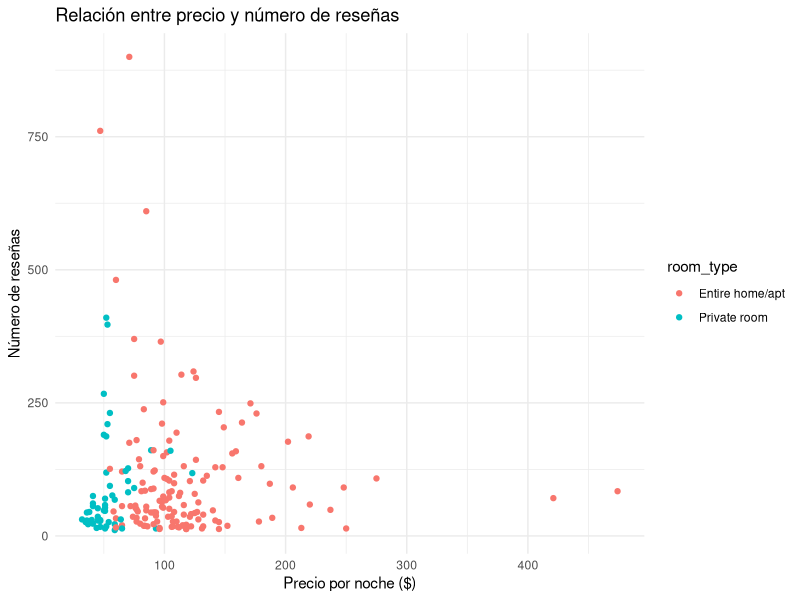
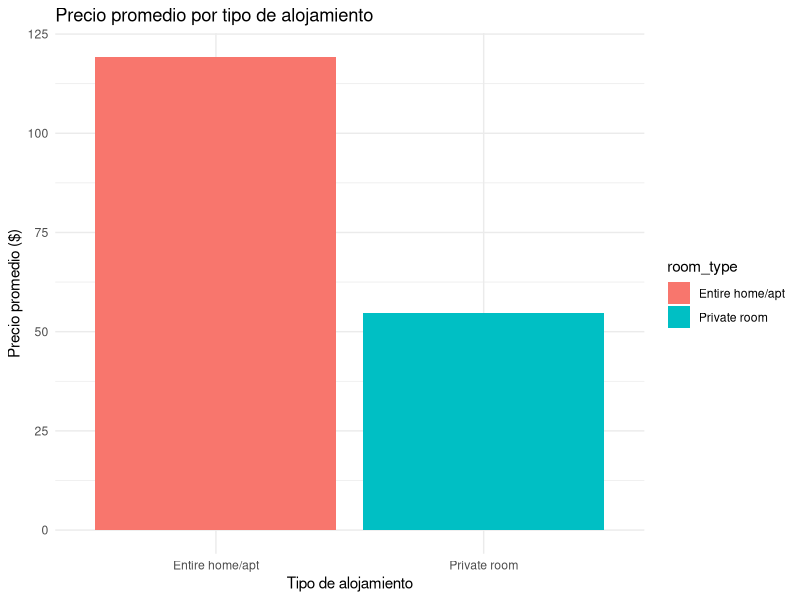
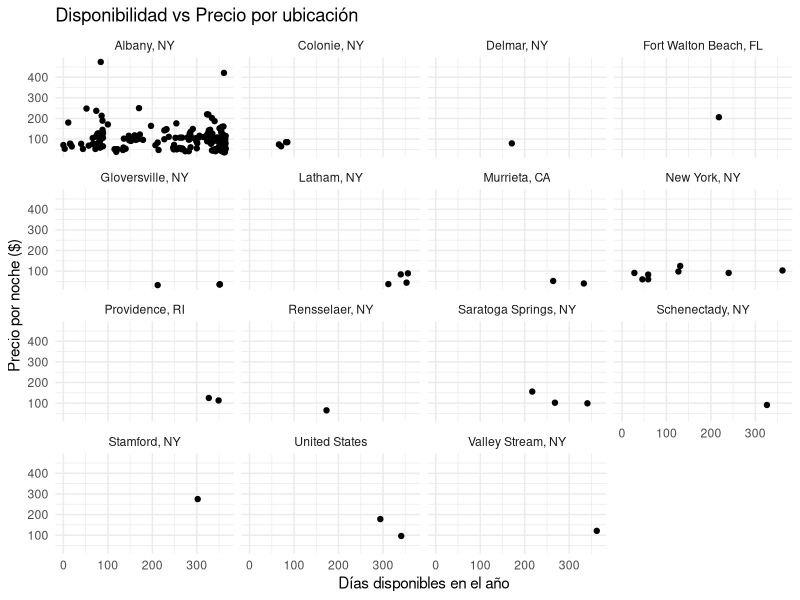

These figures' R source, in order:
## ---- chunk 1
library(tidyverse)
listings <- read_csv("listings.csv")
head(listings)
str(listings)

listings <- listings %>%
  mutate(price = as.numeric(gsub("[$,]", "", price))) %>%
  filter(number_of_reviews > 10, price < 500, !is.na(host_location)) %>%
  arrange(desc(availability_365)) %>%
  mutate(total_revenue = price * availability_365) %>%
  select(host_location, room_type, price, availability_365, total_revenue, number_of_reviews)


resumen_host <- listings %>%
  group_by(host_location) %>%
  summarize(
    avg_price = mean(price, na.rm = TRUE),
    total_listings = n(),
    avg_revenue = mean(total_revenue, na.rm = TRUE)
  )

disponibilidad_promedio <- listings %>%
  group_by(host_location, room_type) %>%
  summarize(avg_availability = mean(availability_365, na.rm = TRUE))


#3
ggplot(listings, aes(x = price, y = number_of_reviews, color = room_type)) +
  geom_point() +
  labs(title = "Relación entre precio y número de reseñas",
       x = "Precio por noche ($)", y = "Número de reseñas") +
  theme_minimal()

resumen_room_type <- listings %>%
  group_by(room_type) %>%
  summarize(avg_price = mean(price, na.rm = TRUE))

ggplot(resumen_room_type, aes(x = room_type, y = avg_price, fill = room_type)) +
  geom_col() +
  labs(title = "Precio promedio por tipo de alojamiento",
       x = "Tipo de alojamiento",
       y = "Precio promedio ($)") +
  theme_minimal()


ggplot(listings, aes(x = availability_365, y = price)) +
  geom_point() +
  facet_wrap(~host_location) +
  labs(title = "Disponibilidad vs Precio por ubicación",
       x = "Días disponibles en el año", y = "Precio por noche ($)") +
  theme_minimal()



